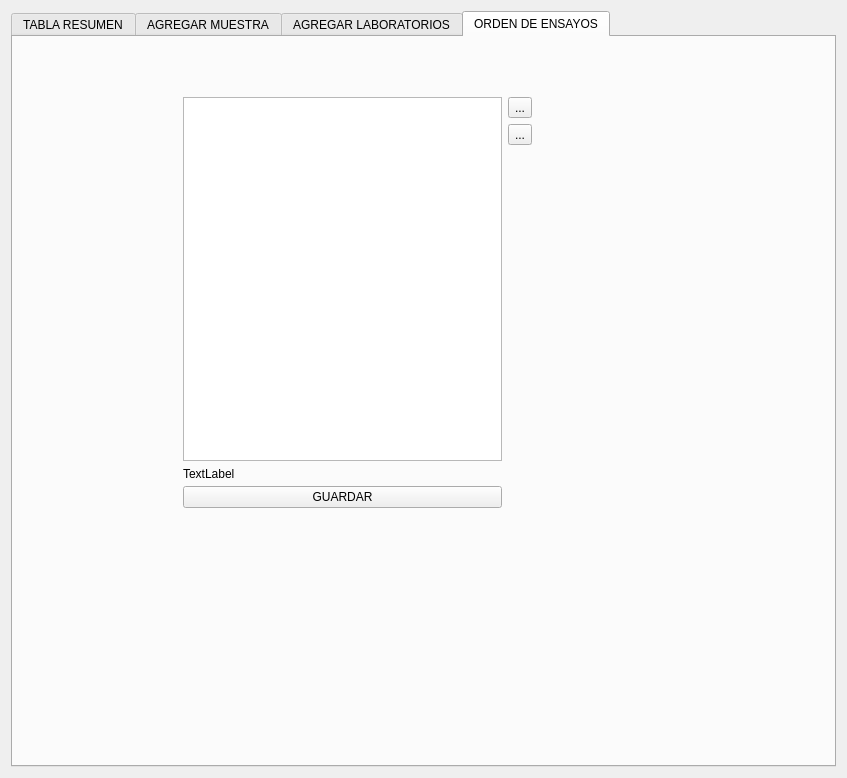
<?xml version="1.0" encoding="UTF-8"?>
<ui version="4.0">
 <class>frameBDEnsayos</class>
 <widget class="QFrame" name="frameBDEnsayos">
  <property name="geometry">
   <rect>
    <x>0</x>
    <y>0</y>
    <width>847</width>
    <height>778</height>
   </rect>
  </property>
  <property name="windowTitle">
   <string>Frame</string>
  </property>
  <layout class="QGridLayout" name="gridLayout">
   <item row="0" column="0">
    <widget class="QTabWidget" name="tabWidget">
     <property name="currentIndex">
      <number>3</number>
     </property>
     <property name="tabsClosable">
      <bool>false</bool>
     </property>
     <property name="movable">
      <bool>true</bool>
     </property>
     <widget class="QWidget" name="tab">
      <attribute name="title">
       <string>TABLA RESUMEN</string>
      </attribute>
      <layout class="QVBoxLayout" name="verticalLayout_3">
       <item>
        <layout class="QHBoxLayout" name="horizontalLayout">
         <item>
          <widget class="QLineEdit" name="lineEdit_7"/>
         </item>
         <item>
          <widget class="QPushButton" name="pushButton_6">
           <property name="text">
            <string>Limpiar tabla</string>
           </property>
          </widget>
         </item>
         <item>
          <widget class="QPushButton" name="pushButton_5">
           <property name="text">
            <string>Todos</string>
           </property>
          </widget>
         </item>
         <item>
          <widget class="QPushButton" name="pushButton_7">
           <property name="text">
            <string>Mostra/ocultar columnas</string>
           </property>
          </widget>
         </item>
        </layout>
       </item>
       <item>
        <widget class="QTableWidget" name="tableWidget"/>
       </item>
      </layout>
     </widget>
     <widget class="QWidget" name="tab_2">
      <attribute name="title">
       <string>AGREGAR MUESTRA</string>
      </attribute>
      <attribute name="toolTip">
       <string>PUEDES AGREGAR LAS MUESTRAS</string>
      </attribute>
      <widget class="QGroupBox" name="groupBox">
       <property name="geometry">
        <rect>
         <x>10</x>
         <y>10</y>
         <width>291</width>
         <height>211</height>
        </rect>
       </property>
       <property name="title">
        <string>General</string>
       </property>
       <layout class="QVBoxLayout" name="verticalLayout">
        <item>
         <widget class="QLabel" name="label_2">
          <property name="text">
           <string>Muestra</string>
          </property>
         </widget>
        </item>
        <item>
         <widget class="QLineEdit" name="lineEdit"/>
        </item>
        <item>
         <widget class="QLabel" name="label_3">
          <property name="text">
           <string>Tipo:</string>
          </property>
         </widget>
        </item>
        <item>
         <widget class="QComboBox" name="comboBox"/>
        </item>
        <item>
         <widget class="QLabel" name="label_6">
          <property name="text">
           <string>Profundidad inicio:</string>
          </property>
         </widget>
        </item>
        <item>
         <widget class="QLineEdit" name="lineEdit_2">
          <property name="text">
           <string/>
          </property>
         </widget>
        </item>
        <item>
         <widget class="QLabel" name="label_7">
          <property name="text">
           <string>Profundidad final:</string>
          </property>
         </widget>
        </item>
        <item>
         <widget class="QLineEdit" name="lineEdit_8"/>
        </item>
       </layout>
      </widget>
      <widget class="QGroupBox" name="groupBox_2">
       <property name="geometry">
        <rect>
         <x>310</x>
         <y>10</y>
         <width>153</width>
         <height>171</height>
        </rect>
       </property>
       <property name="title">
        <string>SPT [Golpes/Pie]</string>
       </property>
       <layout class="QVBoxLayout" name="verticalLayout_2">
        <item>
         <widget class="QLabel" name="label_4">
          <property name="text">
           <string>SPT 6&quot;</string>
          </property>
         </widget>
        </item>
        <item>
         <widget class="QLineEdit" name="lineEdit_3">
          <property name="text">
           <string/>
          </property>
         </widget>
        </item>
        <item>
         <widget class="QLabel" name="label_5">
          <property name="text">
           <string>SPT 12&quot;</string>
          </property>
         </widget>
        </item>
        <item>
         <widget class="QLineEdit" name="lineEdit_4">
          <property name="text">
           <string/>
          </property>
         </widget>
        </item>
        <item>
         <widget class="QLabel" name="label_8">
          <property name="text">
           <string>SPT 18&quot;</string>
          </property>
         </widget>
        </item>
        <item>
         <widget class="QLineEdit" name="lineEdit_5">
          <property name="text">
           <string/>
          </property>
         </widget>
        </item>
       </layout>
      </widget>
      <widget class="QGroupBox" name="groupBox_3">
       <property name="geometry">
        <rect>
         <x>480</x>
         <y>10</y>
         <width>153</width>
         <height>121</height>
        </rect>
       </property>
       <property name="title">
        <string>Veleta</string>
       </property>
       <layout class="QVBoxLayout" name="verticalLayout_4">
        <item>
         <widget class="QLabel" name="label_10">
          <property name="text">
           <string>Tvi [N/m2]</string>
          </property>
         </widget>
        </item>
        <item>
         <widget class="QLineEdit" name="lineEdit_9">
          <property name="text">
           <string/>
          </property>
         </widget>
        </item>
        <item>
         <widget class="QLabel" name="label_11">
          <property name="text">
           <string>Tvr [N/m2]</string>
          </property>
         </widget>
        </item>
        <item>
         <widget class="QLineEdit" name="lineEdit_10">
          <property name="text">
           <string/>
          </property>
         </widget>
        </item>
       </layout>
      </widget>
      <widget class="QGroupBox" name="groupBox_4">
       <property name="geometry">
        <rect>
         <x>480</x>
         <y>140</y>
         <width>153</width>
         <height>71</height>
        </rect>
       </property>
       <property name="title">
        <string>Penetrometro</string>
       </property>
       <layout class="QVBoxLayout" name="verticalLayout_5">
        <item>
         <widget class="QLabel" name="label_12">
          <property name="text">
           <string>qo [Kg/Cm2]</string>
          </property>
         </widget>
        </item>
        <item>
         <widget class="QLineEdit" name="lineEdit_11">
          <property name="text">
           <string/>
          </property>
         </widget>
        </item>
       </layout>
      </widget>
      <widget class="QGroupBox" name="groupBox_5">
       <property name="geometry">
        <rect>
         <x>320</x>
         <y>190</y>
         <width>153</width>
         <height>71</height>
        </rect>
       </property>
       <property name="title">
        <string>Roca</string>
       </property>
       <layout class="QVBoxLayout" name="verticalLayout_6">
        <item>
         <widget class="QLabel" name="label_16">
          <property name="text">
           <string>RQD [%]</string>
          </property>
         </widget>
        </item>
        <item>
         <widget class="QLineEdit" name="lineEdit_15">
          <property name="text">
           <string/>
          </property>
         </widget>
        </item>
       </layout>
      </widget>
      <widget class="QPushButton" name="pushButtonEliminarPerforacion_2">
       <property name="geometry">
        <rect>
         <x>289</x>
         <y>330</y>
         <width>75</width>
         <height>23</height>
        </rect>
       </property>
       <property name="text">
        <string>Eliminar</string>
       </property>
      </widget>
      <widget class="QPushButton" name="pushButtonAgergarPerforacion_2">
       <property name="geometry">
        <rect>
         <x>127</x>
         <y>330</y>
         <width>75</width>
         <height>23</height>
        </rect>
       </property>
       <property name="text">
        <string>Agregar</string>
       </property>
      </widget>
      <widget class="QPushButton" name="pushButtonLimpiarPerforacion_2">
       <property name="geometry">
        <rect>
         <x>370</x>
         <y>330</y>
         <width>75</width>
         <height>23</height>
        </rect>
       </property>
       <property name="text">
        <string>Limpiar</string>
       </property>
      </widget>
      <widget class="QPushButton" name="pushButtonActualizarPerforacion_2">
       <property name="geometry">
        <rect>
         <x>208</x>
         <y>330</y>
         <width>75</width>
         <height>23</height>
        </rect>
       </property>
       <property name="text">
        <string>Actualizar</string>
       </property>
      </widget>
     </widget>
     <widget class="QWidget" name="tab_3">
      <attribute name="title">
       <string>AGREGAR LABORATORIOS</string>
      </attribute>
      <widget class="QGroupBox" name="groupBox_6">
       <property name="geometry">
        <rect>
         <x>340</x>
         <y>220</y>
         <width>153</width>
         <height>71</height>
        </rect>
       </property>
       <property name="title">
        <string>otros</string>
       </property>
       <layout class="QVBoxLayout" name="verticalLayout_7">
        <item>
         <widget class="QLabel" name="label_17">
          <property name="text">
           <string>Mtreria Organica</string>
          </property>
         </widget>
        </item>
        <item>
         <widget class="QLineEdit" name="lineEdit_16">
          <property name="text">
           <string/>
          </property>
         </widget>
        </item>
       </layout>
      </widget>
      <widget class="QGroupBox" name="groupBox_7">
       <property name="geometry">
        <rect>
         <x>500</x>
         <y>40</y>
         <width>153</width>
         <height>121</height>
        </rect>
       </property>
       <property name="title">
        <string>Rocas</string>
       </property>
       <layout class="QVBoxLayout" name="verticalLayout_8">
        <item>
         <widget class="QLabel" name="label_13">
          <property name="text">
           <string>I50</string>
          </property>
         </widget>
        </item>
        <item>
         <widget class="QLineEdit" name="lineEdit_12">
          <property name="text">
           <string/>
          </property>
         </widget>
        </item>
        <item>
         <widget class="QLabel" name="label_14">
          <property name="text">
           <string>COmpresion en roca</string>
          </property>
         </widget>
        </item>
        <item>
         <widget class="QLineEdit" name="lineEdit_13">
          <property name="text">
           <string/>
          </property>
         </widget>
        </item>
       </layout>
      </widget>
      <widget class="QGroupBox" name="groupBox_8">
       <property name="geometry">
        <rect>
         <x>30</x>
         <y>40</y>
         <width>291</width>
         <height>431</height>
        </rect>
       </property>
       <property name="title">
        <string>Gradación</string>
       </property>
       <layout class="QVBoxLayout" name="verticalLayout_9">
        <item>
         <widget class="QLabel" name="label_9">
          <property name="text">
           <string>USC</string>
          </property>
         </widget>
        </item>
        <item>
         <widget class="QLineEdit" name="lineEdit_6"/>
        </item>
        <item>
         <widget class="QLabel" name="label_15">
          <property name="text">
           <string>Wn</string>
          </property>
         </widget>
        </item>
        <item>
         <widget class="QLineEdit" name="lineEdit_22"/>
        </item>
        <item>
         <widget class="QLabel" name="label_18">
          <property name="text">
           <string>LL</string>
          </property>
         </widget>
        </item>
        <item>
         <widget class="QLineEdit" name="lineEdit_14">
          <property name="text">
           <string/>
          </property>
         </widget>
        </item>
        <item>
         <widget class="QLabel" name="label_19">
          <property name="text">
           <string>LP</string>
          </property>
         </widget>
        </item>
        <item>
         <widget class="QLineEdit" name="lineEdit_17"/>
        </item>
        <item>
         <widget class="QLabel" name="label_26">
          <property name="text">
           <string>IP</string>
          </property>
         </widget>
        </item>
        <item>
         <widget class="QLineEdit" name="lineEdit_23"/>
        </item>
        <item>
         <widget class="QLabel" name="label">
          <property name="text">
           <string>Finos</string>
          </property>
         </widget>
        </item>
        <item>
         <widget class="QLineEdit" name="lineEdit_24"/>
        </item>
        <item>
         <widget class="QLabel" name="label_27">
          <property name="text">
           <string>Arenas</string>
          </property>
         </widget>
        </item>
        <item>
         <widget class="QLineEdit" name="lineEdit_25"/>
        </item>
        <item>
         <widget class="QLabel" name="label_28">
          <property name="text">
           <string>Gravas</string>
          </property>
         </widget>
        </item>
        <item>
         <widget class="QLineEdit" name="lineEdit_26"/>
        </item>
       </layout>
      </widget>
      <widget class="QGroupBox" name="groupBox_9">
       <property name="geometry">
        <rect>
         <x>330</x>
         <y>40</y>
         <width>153</width>
         <height>171</height>
        </rect>
       </property>
       <property name="title">
        <string>Peso Unitario</string>
       </property>
       <layout class="QVBoxLayout" name="verticalLayout_10">
        <item>
         <widget class="QLabel" name="label_20">
          <property name="text">
           <string>Gama Sumerjido</string>
          </property>
         </widget>
        </item>
        <item>
         <widget class="QLineEdit" name="lineEdit_18">
          <property name="text">
           <string/>
          </property>
         </widget>
        </item>
        <item>
         <widget class="QLabel" name="label_21">
          <property name="text">
           <string>Gama seco</string>
          </property>
         </widget>
        </item>
        <item>
         <widget class="QLineEdit" name="lineEdit_19">
          <property name="text">
           <string/>
          </property>
         </widget>
        </item>
       </layout>
      </widget>
      <widget class="QGroupBox" name="groupBox_10">
       <property name="geometry">
        <rect>
         <x>340</x>
         <y>310</y>
         <width>153</width>
         <height>161</height>
        </rect>
       </property>
       <property name="title">
        <string>Suelos</string>
       </property>
       <layout class="QVBoxLayout" name="verticalLayout_11">
        <item>
         <widget class="QLabel" name="label_23">
          <property name="text">
           <string>C'</string>
          </property>
         </widget>
        </item>
        <item>
         <widget class="QLineEdit" name="lineEdit_21">
          <property name="text">
           <string/>
          </property>
         </widget>
        </item>
        <item>
         <widget class="QLabel" name="label_22">
          <property name="text">
           <string>PHI'</string>
          </property>
         </widget>
        </item>
        <item>
         <widget class="QLineEdit" name="lineEdit_20"/>
        </item>
        <item>
         <widget class="QLabel" name="label_24">
          <property name="text">
           <string>E'</string>
          </property>
         </widget>
        </item>
        <item>
         <widget class="QLineEdit" name="lineEdit_27"/>
        </item>
       </layout>
      </widget>
      <widget class="QPushButton" name="pushButtonActualizarPerforacion">
       <property name="geometry">
        <rect>
         <x>191</x>
         <y>480</y>
         <width>75</width>
         <height>23</height>
        </rect>
       </property>
       <property name="text">
        <string>Actualizar</string>
       </property>
      </widget>
      <widget class="QPushButton" name="pushButtonLimpiarPerforacion">
       <property name="geometry">
        <rect>
         <x>280</x>
         <y>480</y>
         <width>75</width>
         <height>23</height>
        </rect>
       </property>
       <property name="text">
        <string>Limpiar</string>
       </property>
      </widget>
     </widget>
     <widget class="QWidget" name="tab_4">
      <attribute name="title">
       <string>ORDEN DE ENSAYOS</string>
      </attribute>
      <widget class="QWidget" name="layoutWidget">
       <property name="geometry">
        <rect>
         <x>170</x>
         <y>60</y>
         <width>349</width>
         <height>411</height>
        </rect>
       </property>
       <layout class="QHBoxLayout" name="horizontalLayout_2">
        <item>
         <layout class="QVBoxLayout" name="verticalLayout_12">
          <item>
           <widget class="QTableWidget" name="tableWidget_2"/>
          </item>
          <item>
           <widget class="QLabel" name="labelVentanaAux">
            <property name="minimumSize">
             <size>
              <width>300</width>
              <height>13</height>
             </size>
            </property>
            <property name="maximumSize">
             <size>
              <width>300</width>
              <height>13</height>
             </size>
            </property>
            <property name="text">
             <string>TextLabel</string>
            </property>
           </widget>
          </item>
          <item>
           <widget class="QPushButton" name="pushButton_8">
            <property name="text">
             <string>GUARDAR</string>
            </property>
           </widget>
          </item>
         </layout>
        </item>
        <item>
         <layout class="QVBoxLayout" name="verticalLayout_13">
          <item>
           <widget class="QToolButton" name="toolButtonMasOrdenPerforacion">
            <property name="autoFillBackground">
             <bool>true</bool>
            </property>
            <property name="text">
             <string>...</string>
            </property>
            <property name="icon">
             <iconset>
              <normaloff>../Images/Icons/ICO_mas.png</normaloff>../Images/Icons/ICO_mas.png</iconset>
            </property>
            <property name="iconSize">
             <size>
              <width>30</width>
              <height>30</height>
             </size>
            </property>
            <property name="popupMode">
             <enum>QToolButton::DelayedPopup</enum>
            </property>
           </widget>
          </item>
          <item>
           <widget class="QToolButton" name="toolButtonMenosOrdenPerforacion">
            <property name="autoFillBackground">
             <bool>true</bool>
            </property>
            <property name="text">
             <string>...</string>
            </property>
            <property name="icon">
             <iconset>
              <normaloff>../Images/Icons/ICO_menos.png</normaloff>../Images/Icons/ICO_menos.png</iconset>
            </property>
            <property name="iconSize">
             <size>
              <width>30</width>
              <height>30</height>
             </size>
            </property>
           </widget>
          </item>
          <item>
           <spacer name="verticalSpacer">
            <property name="orientation">
             <enum>Qt::Vertical</enum>
            </property>
            <property name="sizeHint" stdset="0">
             <size>
              <width>20</width>
              <height>40</height>
             </size>
            </property>
           </spacer>
          </item>
         </layout>
        </item>
       </layout>
      </widget>
     </widget>
    </widget>
   </item>
  </layout>
 </widget>
 <resources/>
 <connections/>
</ui>
